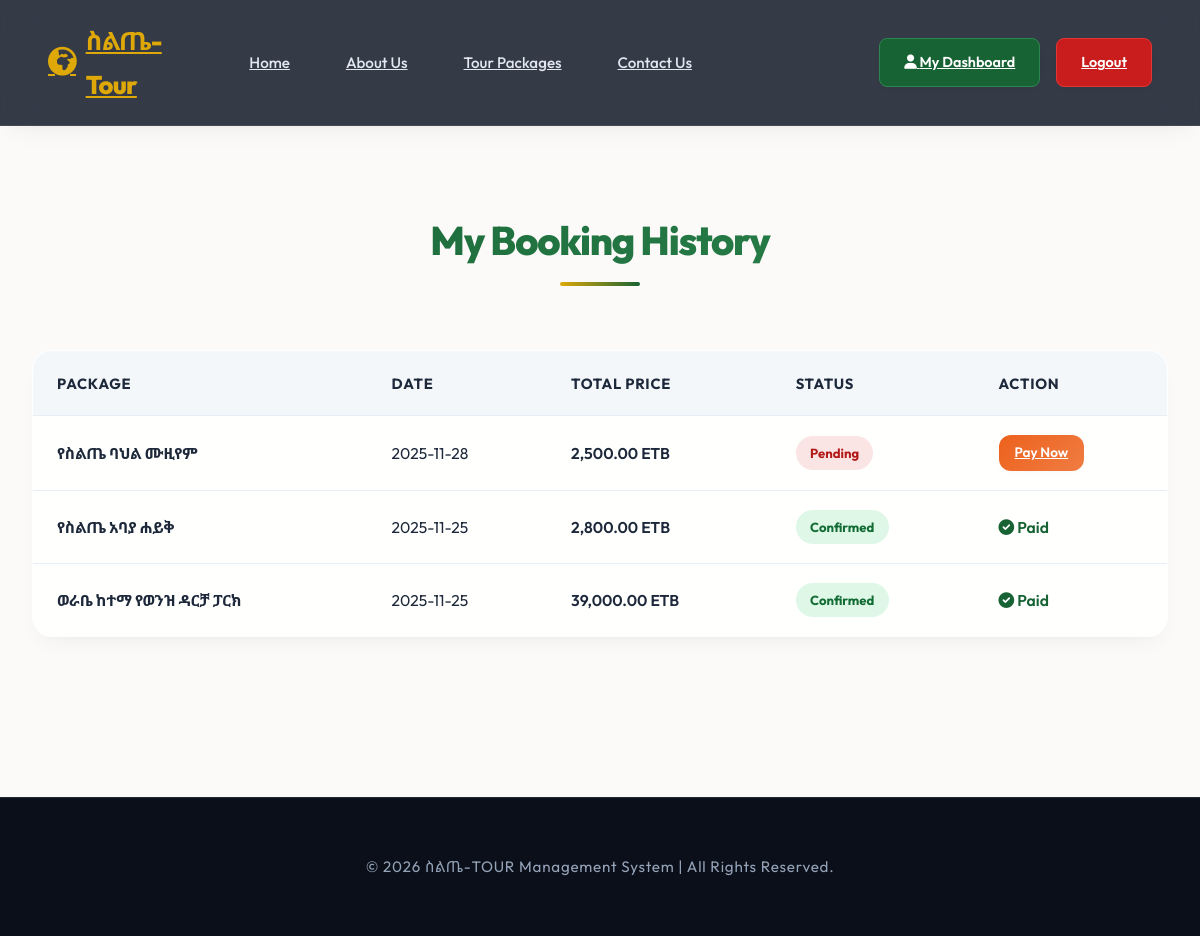
/dashboard.php (signed in), run on the app's committed database.
### tables this page shows
CREATE TABLE `bookings` (
  `booking_id` int(11) NOT NULL,
  `user_id` int(11) NOT NULL,
  `package_id` int(11) NOT NULL,
  `travel_date` date NOT NULL,
  `travelers` int(11) NOT NULL,
  `total_price` decimal(10,2) NOT NULL,
  `status` enum('Pending','Confirmed') DEFAULT 'Pending',
  `created_at` timestamp NOT NULL DEFAULT current_timestamp()
);

CREATE TABLE `packages` (
  `package_id` int(11) NOT NULL,
  `package_name` varchar(100) NOT NULL,
  `description` text NOT NULL,
  `price` decimal(10,2) NOT NULL,
  `image_file` varchar(255) NOT NULL
);

### dashboard.php (the view, shortened to what this page needs)
<?php
include 'db.php';
$user_id = $_SESSION['user_id'];
include 'header.php';
?>
<main class="container">
    <h2 class="section-title">My Booking History</h2>
    <div class="section-divider"></div>
    <div class="table-responsive">
        <table>
            <thead>
                <tr>
                    <th>Package</th>
                    <th>Date</th>
                    <th>Total Price</th>
                    <th>Status</th>
                    <th>Action</th>
                </tr>
            </thead>
            <tbody>
                <?php
                $sql = "SELECT b.*, p.package_name FROM bookings b
                        JOIN packages p ON b.package_id = p.package_id
                        WHERE b.user_id = $user_id
                        ORDER BY b.booking_id DESC";
                $result = $conn->query($sql);
                if ($result && $result->num_rows > 0) {
                    while($row = $result->fetch_assoc()){
                    ?>
                    <tr>
                        <td style="font-weight: 600; color: var(--text-primary);"><?php echo htmlspecialchars($row['package_name']); ?></td>
                        <td><?php echo htmlspecialchars($row['travel_date']); ?></td>
                        <td style="font-weight: 600;"><?php echo number_format($row['total_price'], 2); ?> ETB</td>
                        <td>
                            <span class="<?php echo ($row['status']=='Pending') ? 'status-pending' : 'status-confirmed'; ?>">
                                <?php echo htmlspecialchars($row['status']); ?>
                            </span>
                        </td>
                        <td>
                            <?php if($row['status'] == 'Pending'): ?>
                                <a href="pay.php?booking_id=<?php echo $row['booking_id']; ?>&amount=<?php echo $row['total_price']; ?>" class="btn btn-pay" style="padding: 0.4rem 1rem; font-size: 0.85rem;">Pay Now</a>
                            <?php else: ?>
                                <span style="color: var(--primary); font-weight: 600;"><i class="fa-solid fa-circle-check"></i> Paid</span>
                            <?php endif; ?>
                        </td>
                    </tr>
                    <?php
                    }
                } else {
                    echo "<tr><td colspan='5' style='text-align: center; color: var(--text-secondary); padding: 2rem;'>You haven't booked any tours yet. <a href='tour_package.php' style='color: var(--primary); font-weight: 600; text-decoration: underline;'>Browse Packages</a></td></tr>";
                }
                ?>
            </tbody>
        </table>
    </div>
</main>
<?php include 'footer.php'; ?>

### css/style.css (style rules this page uses)
:root { --primary: hsl(143, 62%, 24%); --primary-light: hsl(143, 50%, 35%); --primary-glow: hsla(143, 62%, 24%, 0.15); --secondary: hsl(20, 85%, 52%); --accent: hsl(45, 93%, 45%); --accent-light: hsl(45, 93%, 55%); --bg-main: hsl(30, 20%, 98%); --surface: hsl(0, 0%, 100%); --surface-glass: rgba(255, 255, 255, 0.85); --text-primary: hsl(217, 33%, 17%); --text-secondary: hsl(215, 16%, 47%); --border: hsl(210, 40%, 93%); --border-glass: rgba(255, 255, 255, 0.5); --shadow-sm: 0 2px 8px -2px rgba(0, 0, 0, 0.04), 0 1px 3px -1px rgba(0, 0, 0, 0.02); --shadow-md: 0 12px 24px -10px rgba(11, 15, 25, 0.06), 0 4px 12px -5px rgba(11, 15, 25, 0.03); --shadow-lg: 0 24px 48px -15px rgba(11, 15, 25, 0.12), 0 8px 20px -8px rgba(11, 15, 25, 0.04); --shadow-glow: 0 0 20px 2px hsla(143, 62%, 24%, 0.12); --transition: all 0.35s cubic-bezier(0.25, 1, 0.5, 1); --border-radius: 20px; }
* { box-sizing: border-box; margin: 0; padding: 0; }
body { font-family: 'Outfit', 'Noto Sans Ethiopic', sans-serif; background-color: var(--bg-main); color: var(--text-primary); line-height: 1.7; overflow-x: hidden; }
.container { max-width: 1240px; margin: 0 auto; padding: 4rem 2rem; }
.section-title { text-align: center; font-size: 2.5rem; font-weight: 800; margin-top: 1rem; margin-bottom: 0.5rem; color: var(--primary); letter-spacing: -0.03em; background: linear-gradient(135deg, var(--primary) 0%, var(--primary-light) 100%); -webkit-background-clip: text; -webkit-text-fill-color: transparent; }
.section-divider { width: 80px; height: 4px; margin: 0 auto 4rem auto; background: linear-gradient(90deg, var(--accent) 0%, var(--primary) 100%); border-radius: 10px; }
.btn { background: linear-gradient(135deg, var(--primary) 0%, var(--primary-light) 100%); color: white; padding: 0.9rem 2rem; border: none; border-radius: 12px; font-weight: 600; cursor: pointer; text-align: center; transition: var(--transition); display: inline-flex; align-items: center; justify-content: center; gap: 0.5rem; box-shadow: var(--shadow-sm); }
.btn-pay { background: linear-gradient(135deg, var(--secondary) 0%, hsl(20, 85%, 60%) 100%); }
.table-responsive { overflow-x: auto; background: var(--surface-glass); backdrop-filter: blur(8px); -webkit-backdrop-filter: blur(8px); border-radius: 20px; border: 1px solid var(--border-glass); box-shadow: var(--shadow-md); margin-top: 2rem; }
table { width: 100%; border-collapse: collapse; font-size: 0.98rem; }
th, td { padding: 1.2rem 1.5rem; text-align: left; border-bottom: 1px solid var(--border); }
th { background-color: rgba(241, 245, 249, 0.8); font-weight: 700; color: var(--text-primary); font-size: 0.92rem; text-transform: uppercase; letter-spacing: 0.05em; }
tr:last-child td { border-bottom: none; }
.status-pending { color: hsl(0, 75%, 40%); font-weight: 700; background: hsl(0, 75%, 94%); padding: 0.35rem 0.9rem; border-radius: 30px; display: inline-flex; align-items: center; font-size: 0.82rem; }
.status-confirmed { color: hsl(142, 70%, 25%); font-weight: 700; background: hsl(142, 60%, 92%); padding: 0.35rem 0.9rem; border-radius: 30px; display: inline-flex; align-items: center; font-size: 0.82rem; }

### data on the page
bookings: package.package_name "የስልጤ ባህል ሙዚየም", travel_date "2025-11-28", total_price "2,500.00", status "Pending"
bookings: package.package_name "የስልጤ አባያ ሐይቅ", travel_date "2025-11-25", total_price "2,800.00", status "Confirmed", shows "Paid"
bookings: package.package_name "ወራቤ ከተማ የወንዝ ዳርቻ ፓርክ", travel_date "2025-11-25", total_price "39,000.00", status "Confirmed", shows "Paid"
